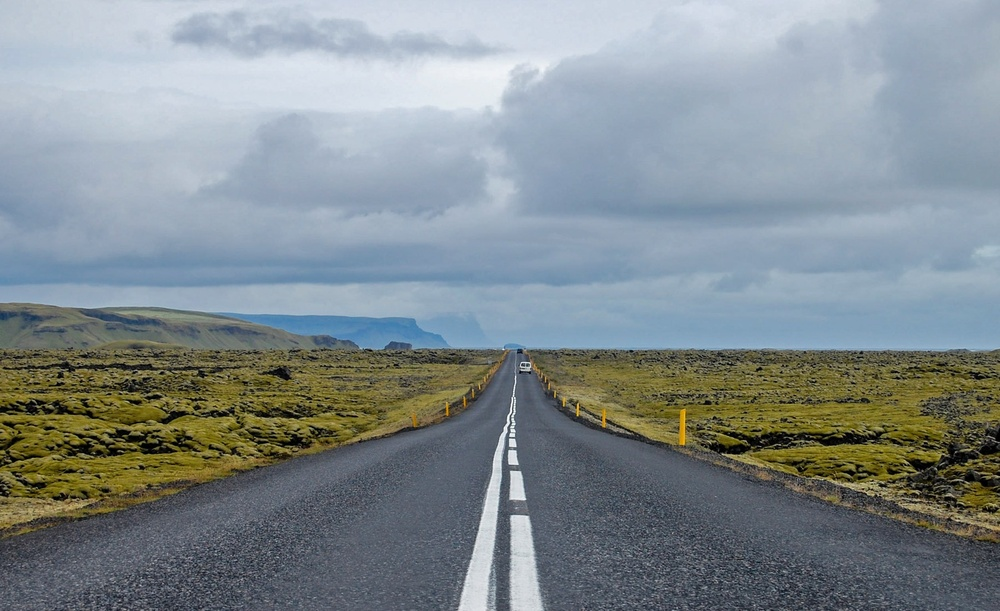
#> input picture test_images/Essay-Roads-Featured.jpg, 1000 x 611 px, shrunk from 1800 x 1100 before the run
$ python -i canny.py   (imports and definitions only)
#> lines starting #> are read from the running program, lines starting #| are printed output that depends on the picture; after the words box and inside, x2 and y2 are one past the last pixel; in counts of white or black regions, pixels touching at a corner belong together
#> further down, picture is the input picture: shape (611, 1000, 3); mean B, G, R 143.6, 139.7, 129.9
import cv2
import numpy as np
from scipy.ndimage import convolve as fast_convolve
from scipy.ndimage.filters import gaussian_filter


def thresholdless_canny(img, auto_threshold=0.33, sigma=1, show=False):
#> called with auto_threshold = 0.33, sigma = 1, show = False
  if len(img.shape) == 3:
    img = cv2.cvtColor(img, cv2.COLOR_BGR2GRAY)
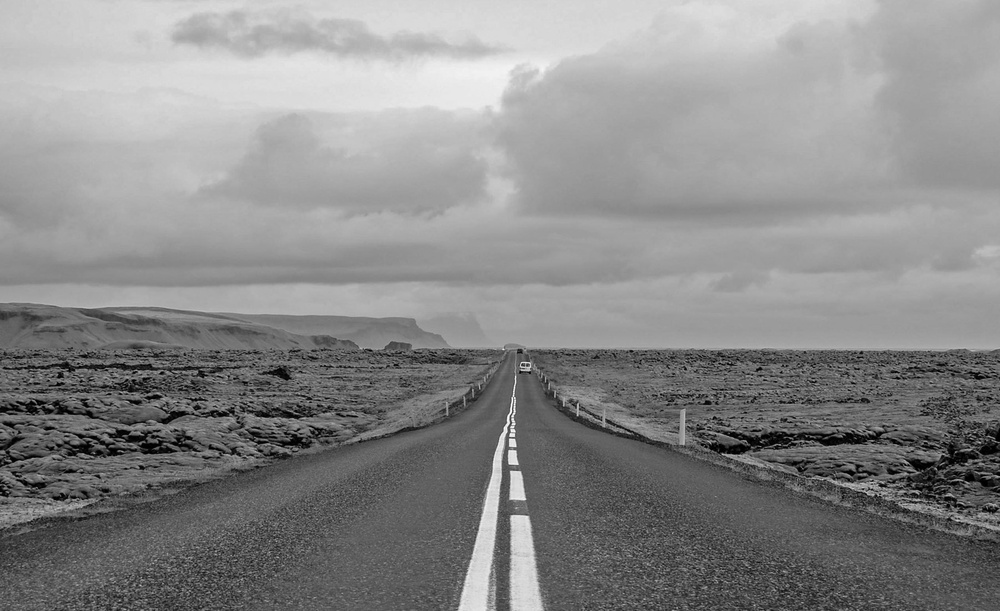
#> img: shape (611, 1000); min 0, max 254, mean 137.2
  if img.max() > 1:
    img = np.asarray(img, dtype=np.float32) / 255

  med = np.median(img)
#> med = 0.596

  high_threshold = 0.2#np.max([0, med*(1.0-auto_threshold)])
  low_threshold = 0.1#np.min([1, med * (1.0+auto_threshold)])

  return canny(img,
               double_threshold_low=low_threshold,
               double_threshold_high=high_threshold,
               sigma=sigma,
               show=show)


def canny(img, double_threshold_low=0.1, double_threshold_high=0.2, sigma=1, show=False):
#> called with double_threshold_low = 0.1, double_threshold_high = 0.2, sigma = 1, show = False
  if len(img.shape) == 3:
    img = cv2.cvtColor(img, cv2.COLOR_BGR2GRAY)
  if img.max() > 1:
    img = np.asarray(img, dtype=np.float32) / 255

  filtered = gaussian_filter(img, sigma=sigma)
  intensities, directions = find_derivs(filtered, show=show)
  non_max_suppressed = non_max_suppression(intensities, directions, show=show)

  thresholded = double_threshold(non_max_suppressed,
                                 low_threshold=double_threshold_low,
                                 high_threshold=double_threshold_high,
                                 show=show)

  return hysteresis(thresholded, show=show)


class CannyWrapper:
  def __init__(self, canny_strategy_fn=thresholdless_canny):
    self.canny_fn = canny_strategy_fn

  def __call__(self, img, sigma=1):
    return self.canny_fn(img, sigma=sigma)

  def change_strategy(self, new_canny_fn):
    self.canny_fn = new_canny_fn


def find_derivs(img, show=False):
#> called with show = False
  Kx = np.array([[1, 0, -1], [2, 0, -2], [1, 0, -1]])
  Ky = np.array([[1, 2, 1], [0, 0, 0], [-1, -2, -1]])

  Ix = fast_convolve(img, Kx, mode="nearest")
  Iy = fast_convolve(img, Ky, mode="nearest")
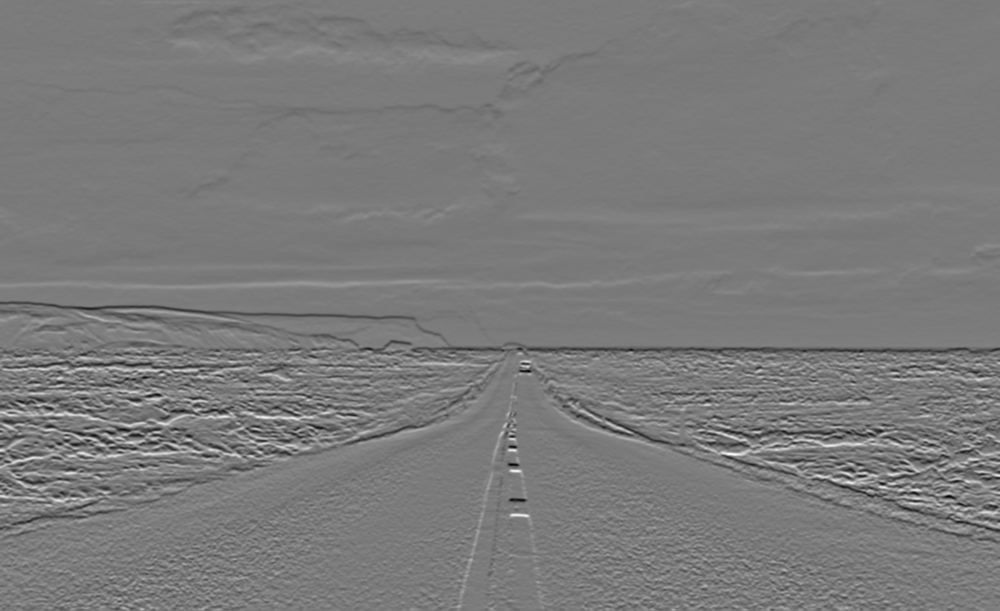
#> Iy: shape (611, 1000) float32; min -1.39, max 1.49, mean -0.0059; drawn with min black and max white

  g = np.hypot(Ix, Iy)
  g = g / g.max()
#> in canny, `intensities, directions = find_derivs(filtered, show=show)`:
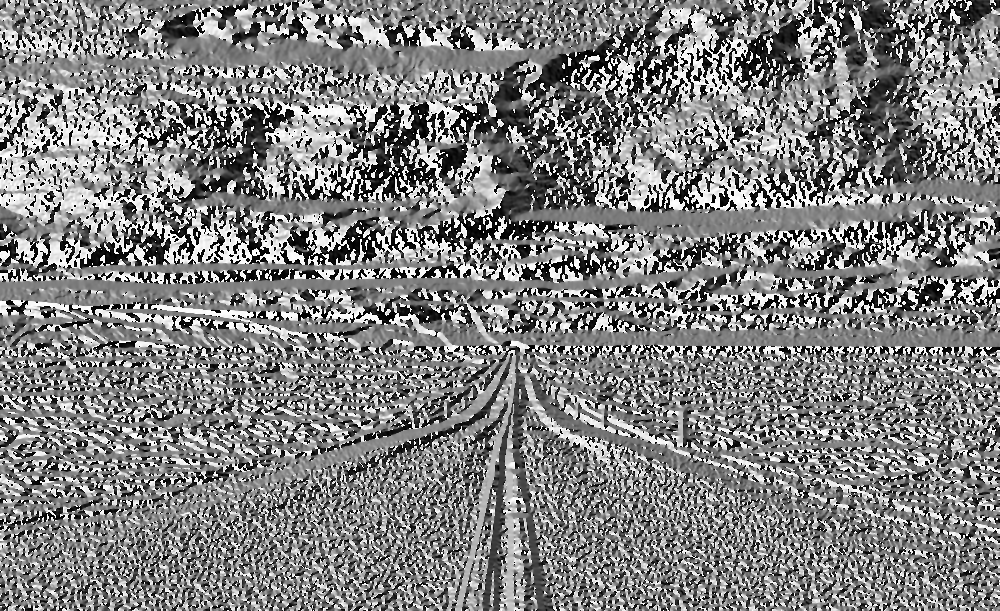
#> directions: shape (611, 1000) float32; min -3.14, max 3.14, mean 0.0343; drawn with min black and max white

  if show:
    cv2.imshow("grads", g)
  return g, np.arctan2(Ix, Iy)


def non_max_suppression(intensities, directions, show=False):
#> called with show = False
  res = np.copy(intensities)

  N, M = intensities.shape
#> N = 611; M = 1000

  padded = np.zeros((N + 1, M + 1))
  padded[:N, :M] = intensities
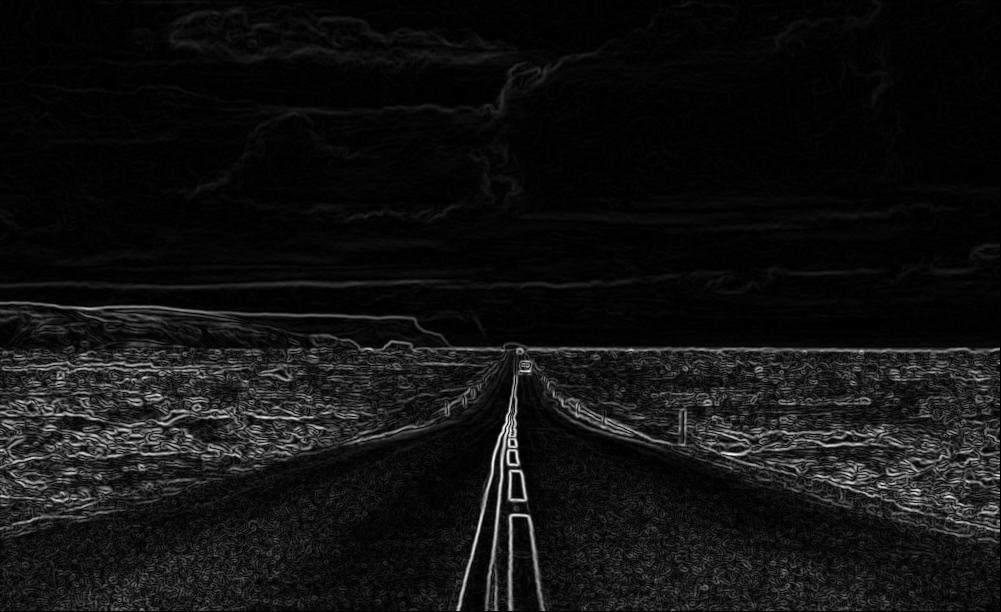
#> padded: shape (612, 1001) float64; min 0, max 1, mean 0.0701
  qs = np.zeros((N, M))
  rs = np.zeros((N, M))

  directions = np.floor(16 * ((directions + np.pi) / (2 * np.pi)))

  coords = np.where((directions == 0) | (directions == 7) |
                    (directions == 8) | (directions == 15) | (directions == 16))
#> coords = 270496 positions, rows 0 to 610, columns 0 to 999
  qs[coords[0], coords[1]] = padded[coords[0] + 1, coords[1]]
  rs[coords[0], coords[1]] = padded[coords[0] - 1, coords[1]]

  coords = np.where((directions == 1) | (directions == 2) |
                    (directions == 9) | (directions == 10))
#> coords = 123828 positions, rows 0 to 610, columns 0 to 999
  qs[coords[0], coords[1]] = padded[coords[0] + 1, coords[1] + 1]
  rs[coords[0], coords[1]] = padded[coords[0] - 1, coords[1] - 1]

  coords = np.where((directions == 3) | (directions == 4) |
                    (directions == 11) | (directions == 12))
#> coords = 91479 positions, rows 0 to 610, columns 0 to 999
  qs[coords[0], coords[1]] = padded[coords[0], coords[1] + 1]
#> qs: shape (611, 1000) float64; min 0, max 1, mean 0.0527
  rs[coords[0], coords[1]] = padded[coords[0], coords[1] - 1]
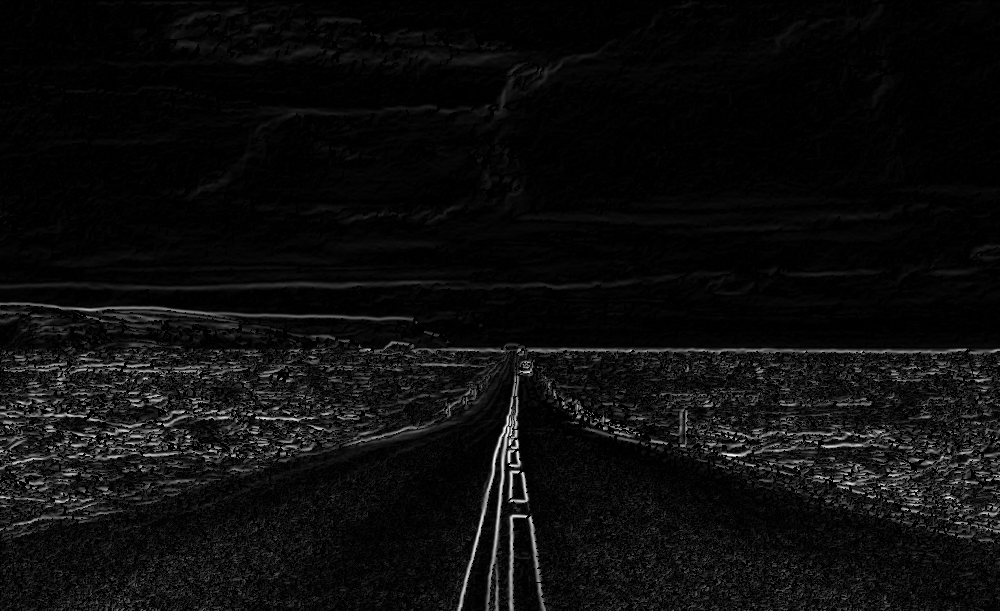
#> rs: shape (611, 1000) float64; min 0, max 1, mean 0.0524

  coords = np.where((directions == 5) | (directions == 6) |
                    (directions == 13) | (directions == 14))
#> coords = 125197 positions, rows 0 to 610, columns 0 to 999
  qs[coords[0], coords[1]] = padded[coords[0] + 1, coords[1] - 1]
  rs[coords[0], coords[1]] = padded[coords[0] - 1, coords[1] + 1]

  res = res * np.asarray(qs < res, dtype=np.int32)
  res = res * np.asarray(rs < res, dtype=np.int32)

  if show:
    cv2.imshow("nonMaxSurpr", res)
  return res


def double_threshold(img, low_threshold=0.1, high_threshold=0.2, show=False):
#> called with low_threshold = 0.1, high_threshold = 0.2, show = False
  low_threshold = img.max() * low_threshold
#> low_threshold = 0.1
  high_threshold = img.max() * high_threshold
#> high_threshold = 0.2

  res = np.zeros_like(img)
  weak_indices = np.where((img >= low_threshold) & (img < high_threshold))
#> weak_indices = 30188 positions, rows 10 to 610, columns 0 to 999
  strong_indices = np.where(img >= high_threshold)
#> strong_indices = 27970 positions, rows 281 to 610, columns 0 to 999

  res[weak_indices[0], weak_indices[1]] = 0.2
  res[strong_indices[0], strong_indices[1]] = 1
  if show:
    cv2.imshow("doubleThreshhold", res)
  return res


def hysteresis(img, weak=0.2, strong=1, show=False):
#> called with weak = 0.2, strong = 1, show = False
  weak_arr = np.where(img == weak, True, False)
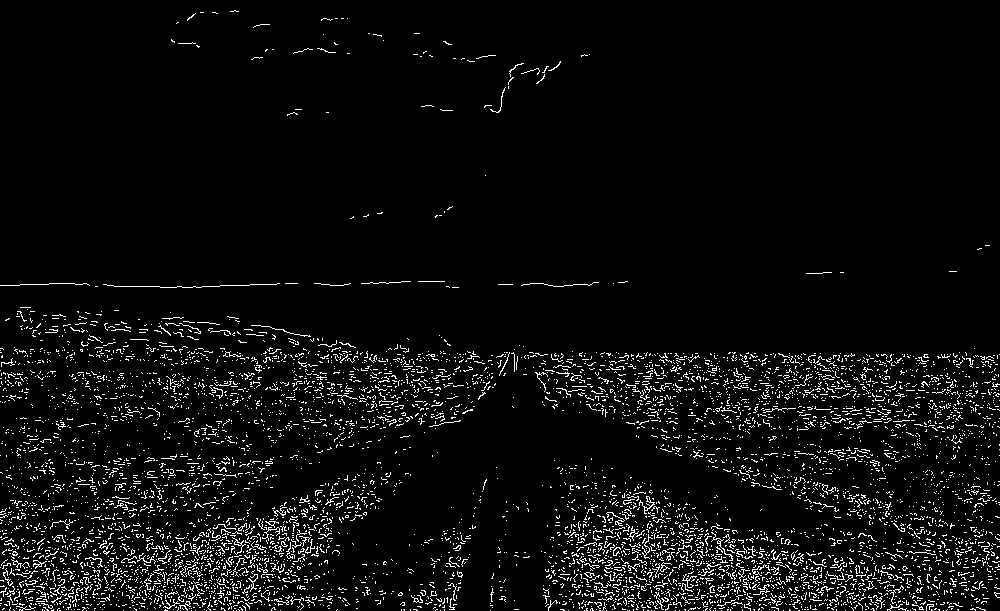
#> weak_arr: shape (611, 1000) bool; 4.9% white in thin lines or dots
  strong_arr = np.where(img == strong, True, False)
#> strong_arr: shape (611, 1000) bool; 4.6% white in thin lines or dots, all inside (x1, y1, x2, y2) = (0, 281, 1000, 611)
  # very approximate way to do hysteresis without queues and stuff
  # try queue = np.where -> queue -> some vectorization for each (for one, nb vectorize?)
  for _ in np.arange(50):
    strong_arr[:-1, :] = (strong_arr[1:, :] & weak_arr[:-1, :]) | strong_arr[:-1, :]
    strong_arr[1:, :] = (strong_arr[:-1, :] & weak_arr[1:, :]) | strong_arr[1:, :]
    strong_arr[:, :-1] = (strong_arr[:, 1:] & weak_arr[:, :-1]) | strong_arr[:, :-1]
    strong_arr[:, 1:] = (strong_arr[:, :-1] & weak_arr[:, 1:]) | strong_arr[:, 1:]
    strong_arr[:-1, :-1] = (strong_arr[1:, 1:] & weak_arr[:-1, :-1]) | strong_arr[:-1, :-1]
    strong_arr[1:, 1:] = (strong_arr[:-1, :-1] & weak_arr[1:, 1:]) | strong_arr[1:, 1:]
    strong_arr[1:, :-1] = (strong_arr[:-1, 1:] & weak_arr[1:, :-1]) | strong_arr[1:, :-1]
    strong_arr[:-1, 1:] = (strong_arr[1:, :-1] & weak_arr[:-1, 1:]) | strong_arr[:-1, 1:]
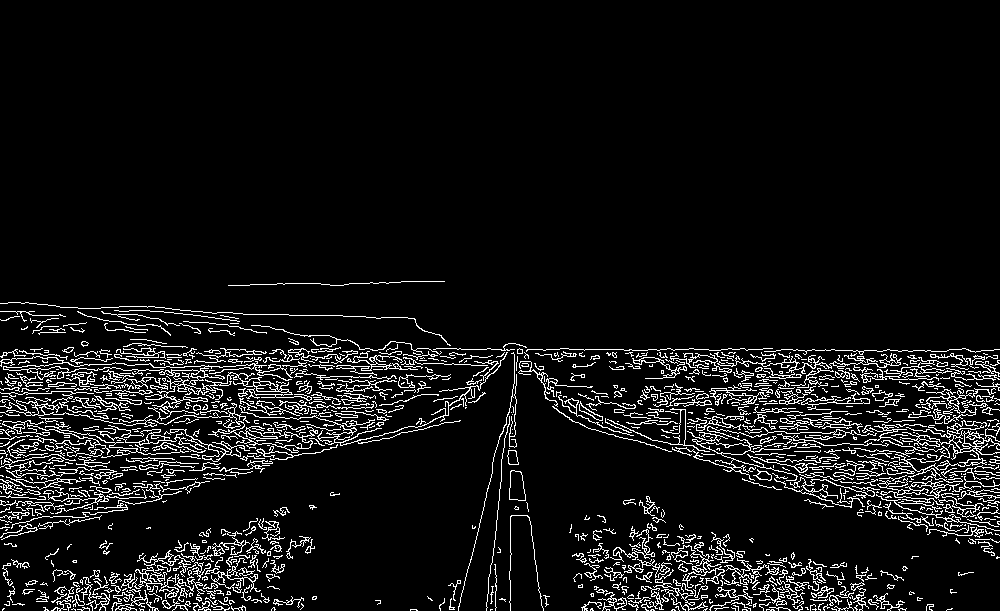
#> strong_arr: shape (611, 1000) bool; 7.5% white in thin lines or dots, all inside (x1, y1, x2, y2) = (0, 281, 1000, 611)

  strong_arr = np.asarray(strong_arr, dtype=np.float32)

  if show:
    cv2.imshow("Hysteresis", strong_arr)
  return strong_arr

>>> import cv2
>>> picture = cv2.imread('../test_images/Essay-Roads-Featured.jpg')
>>> result = thresholdless_canny(picture)

$ run again, on test_images/boxes.jpg
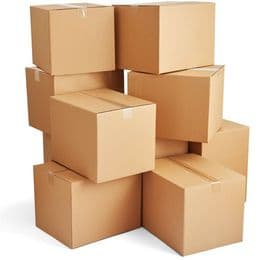
#> input picture test_images/boxes.jpg, 260 x 260 px
#> picture is the input picture: shape (260, 260, 3); mean B, G, R 150.1, 182, 215.3
#> in thresholdless_canny, `img = cv2.cvtColor(img, cv2.COLOR_BGR2GRAY)`:
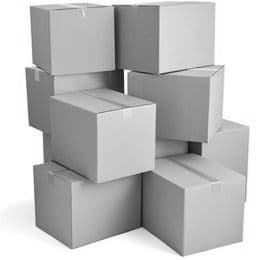
#> img: shape (260, 260); min 15, max 255, mean 188.3
#> med = 0.745
#> in non_max_suppression, `coords = np.where((directions == 0) | (directions == 7) | (directions ..`: coords = 23144 positions, rows 0 to 259, columns 0 to 259
#> in non_max_suppression, `coords = np.where((directions == 1) | (directions == 2) | (directions ..`: coords = 9248 positions, rows 0 to 259, columns 0 to 259
#> in non_max_suppression, `coords = np.where((directions == 3) | (directions == 4) | (directions ..`: coords = 23698 positions, rows 0 to 259, columns 0 to 259
#> in non_max_suppression, `coords = np.where((directions == 5) | (directions == 6) | (directions ..`: coords = 11510 positions, rows 0 to 259, columns 0 to 259
#> low_threshold = 0.1
#> high_threshold = 0.2
#> weak_indices = 756 positions, rows 3 to 253, columns 34 to 245
#> strong_indices = 2252 positions, rows 1 to 256, columns 25 to 249
#> weak_arr: shape (260, 260) bool; 1.1% white in thin lines or dots, all inside (x1, y1, x2, y2) = (34, 3, 246, 254)
#> after the loop in hysteresis, `for _ in np.arange(50):`:
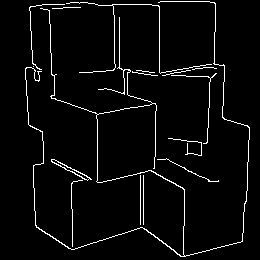
#> strong_arr: shape (260, 260) bool; 3.8% white in thin lines or dots, all inside (x1, y1, x2, y2) = (25, 1, 250, 257)

$ run again, on test_images/chess.jpg
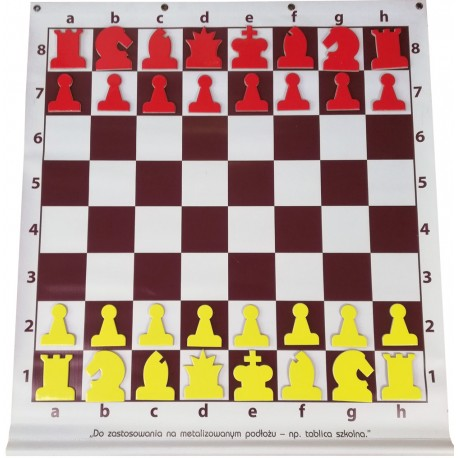
#> input picture test_images/chess.jpg, 458 x 458 px
#> picture is the input picture: shape (458, 458, 3); mean B, G, R 146.9, 158.9, 183.5
#> med = 0.82
#> in non_max_suppression, `coords = np.where((directions == 0) | (directions == 7) | (directions ..`: coords = 76792 positions, rows 0 to 457, columns 0 to 457
#> in non_max_suppression, `coords = np.where((directions == 1) | (directions == 2) | (directions ..`: coords = 29654 positions, rows 0 to 457, columns 0 to 457
#> in non_max_suppression, `rs[coords[0], coords[1]] = padded[coords[0] - 1, coords[1] - 1]`:
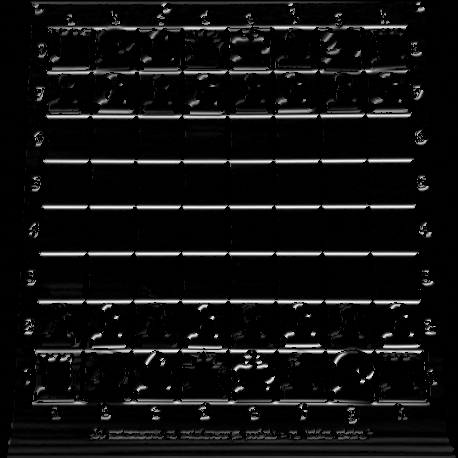
#> rs: shape (458, 458) float64; min 0, max 0.987, mean 0.064
#> in non_max_suppression, `coords = np.where((directions == 3) | (directions == 4) | (directions ..`: coords = 71249 positions, rows 0 to 457, columns 0 to 457
#> in non_max_suppression, `coords = np.where((directions == 5) | (directions == 6) | (directions ..`: coords = 32069 positions, rows 0 to 457, columns 0 to 457
#> low_threshold = 0.1
#> high_threshold = 0.2
#> weak_indices = 2833 positions, rows 1 to 456, columns 5 to 454
#> strong_indices = 14529 positions, rows 0 to 456, columns 5 to 453
#> weak_arr: shape (458, 458) bool; 1.4% white in thin lines or dots
#> after the loop in hysteresis, `for _ in np.arange(50):`:
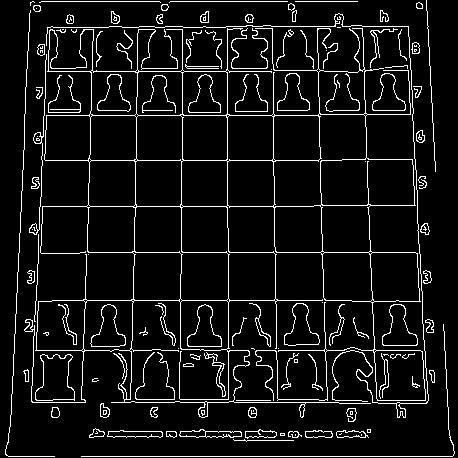
#> strong_arr: shape (458, 458) bool; 7.6% white in thin lines or dots
